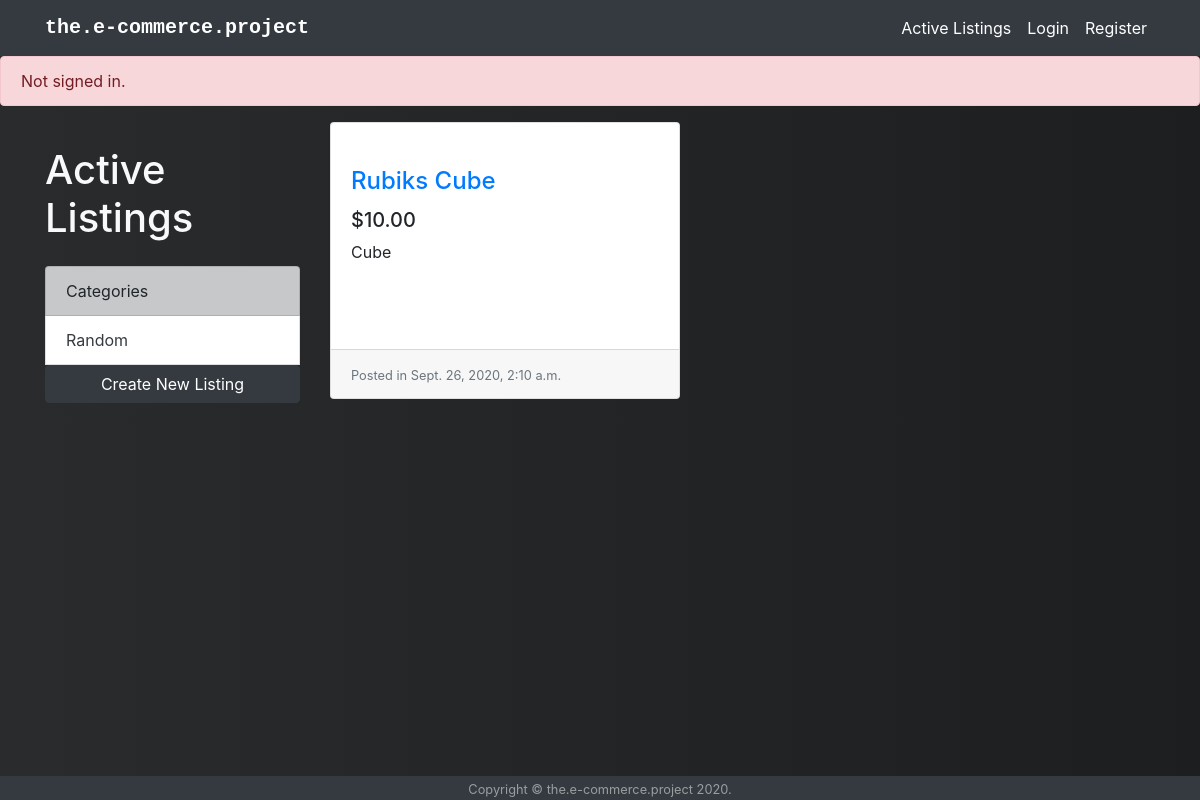
The page / on the database its author committed.
### auctions/models.py (models this page shows, shortened)
class Category(models.Model):
    name = models.CharField(max_length=64)
    description = models.CharField(max_length=128)

class AuctionItem(models.Model):
    name = models.CharField(max_length=64)
    description = models.CharField(max_length=256)
    image = models.URLField(blank=True)
    status = models.BooleanField(blank=True)
    date = models.DateTimeField(auto_now_add=True)
    current_price = models.DecimalField(max_digits=10,decimal_places=2, default=0, validators=[MinValueValidator(0.01)])
    owner = models.ForeignKey(User, on_delete=models.CASCADE, related_name="listings", default=None)
    category = models.ForeignKey(Category, on_delete=models.SET(None), null=True,related_name="category")
    watchlist = models.ManyToManyField(User, related_name="watchlist", blank=True)

### auctions/views.py (the view)
# urls.py: path("", views.index, name="index"),
def index(request):
    active_items = AuctionItem.objects.filter(status=True)
    categories = Category.objects.all()
    return render(request, "auctions/index.html", {
        'items' : active_items,
        'categories' : categories
    })

### auctions/templates/auctions/index.html
{% extends "auctions/layout.html" %}
{% block body %}
    {% if user.is_authenticated %}
        <div class="alert alert-success" role="alert">
            Signed in as <strong>{{ user.username }}</strong>.
        </div>
    {% else %}
        <div class="alert alert-danger" role="alert">
            Not signed in.
        </div>
    {% endif %}
    <div class="container">
        <div class="row">
            <div class="categories_bar col-lg-3">
                <h1 class="my-4 text-light">Active Listings</h1>
                <div class="list-group">
                    <a class="list-group-item list-group-item-dark">Categories</a>
                    {% for category in categories %}
                        <a href="#" class="list-group-item text-dark">{{category.name}}</a>
                    {% endfor %}
                    <a class="btn btn-dark" href="{% url 'create' %}" role="button">Create New Listing</a>
                </div>
            </div>
            {% if items is None %}
                <div class="col-lg-4 col-md-6 mb-4">
                    <div class="card h-100">
                        <div class="card-body">
                            <h4 class="card-title">
                                <a href="{% url 'item' %}">No items available</a>
                            </h4>
                        </div>
                        <div class="card-footer">
                            <small class="text-muted">Create one!</small>
                        </div>
                    </div>
                </div>
            {% else %}
                {% for item in items %}
                    <div class="col-lg-4 col-md-6 mb-4">
                        <div class="card h-100">
                            <a href="{% url 'item' item.name %}"><img class="card-img-top" src="{{ item.image }}" alt=""></a>
                            <div class="card-body">
                                <h4 class="card-title">
                                    <a href="{% url 'item' item.name %}"">{{ item.name }}</a>
                                </h4>
                                <h5>${{item.current_price}}</h5>
                                <p class="card-text">{{ item.description }}</p>
                            </div>
                            <div class="card-footer">
                                <small class="text-muted">Posted in {{ item.date }}</small>
                            </div>
                        </div>
                    </div>
                {% endfor %}
            {% endif %}
        </div>
    </div>
{% endblock %}

### auctions/static/auctions/styles.css (style rules this page uses)
:root { --input-padding-x: 1.5rem; --input-padding-y: .75rem; }
body { padding-top: 56px; background: #007bff; background: linear-gradient(to right, #292b2c, #1d1e1f); height: 100%; }
.container { height: 100%; }
.categories_bar { padding-bottom: 20px; }

### rows shown on the page
Category: name "Random"
AuctionItem: name "Rubiks Cube", current_price "10.00", description "Cube", date "Sept. 26, 2020, 2:10 a.m."
